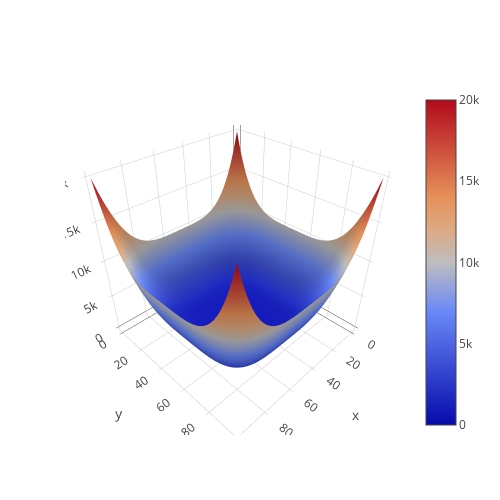

This figure's notebook cell:
### Code cell
func12 = lambda x: x[0]**4 + x[1]**4
show_func(func12)

### Figure 1 — Plotly figure (JSON) as saved in the notebook; plotly's stock layout.template omitted (floating-point values rounded to 4 significant figures; data arrays with more than 128 entries replaced by an {"elided": "..."} marker saying what was removed)
{"data": [{"type": "surface", "z": {"elided": "100x100 float values"}}], "layout": {"autosize": false, "height": 500, "margin": {"b": 65, "l": 65, "r": 50, "t": 90}, "width": 500}}
